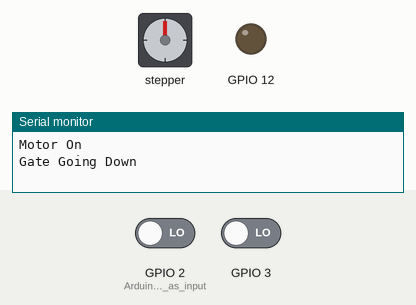
Simulated run of this sketch. Board: ESP32. On the bench: stepper motor, output pins drawn as LEDs (lit = HIGH), the last lines printed to the serial monitor. Wiring (inferred from the names in the program): stepper motor driver (200 steps per turn assumed): step GPIO 4; direction GPIO 5. Inputs (shaded band) come from the test bench; at power-on: GPIO 2 (Arduino_pin_D2_as_input) LOW, GPIO 3 LOW. Pins used as bus, display or sensor lines are not drawn.

Above: at 16.2 s.
16.3 s: GPIO 2 (Arduino_pin_D2_as_input) driven HIGH
At 20.5 s:
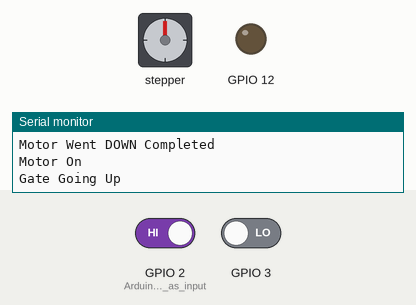
31.3 s: GPIO 2 (Arduino_pin_D2_as_input) driven LOW
46.3 s: GPIO 2 (Arduino_pin_D2_as_input) driven HIGH
At 60.5 s:
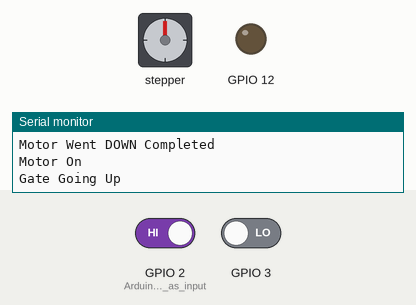
Timing chart, 0 to 80.3 s (numbered marks = the images above; inputs shaded):
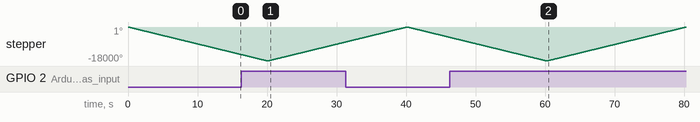

The sketch:

Water_Gate_Motor.ino
```cpp
int stepPin = 4;
int directionPin = 5;

void setup() {
  Serial.begin(9600);
  pinMode(3, INPUT);
  pinMode(2, INPUT);    // Arduino pin D2 as input
  pinMode(12, OUTPUT);
  pinMode(stepPin, OUTPUT);
  pinMode(directionPin, OUTPUT);
}

void loop() {
  int mainSignal = digitalRead(3);
  if (mainSignal == HIGH ||  mainSignal == LOW ) {
    Serial.println("Motor On");
    int signal = digitalRead(2);  // Read signal from ESP32
    if (signal == HIGH) {

      Serial.println("Gate Going Up");
      digitalWrite(directionPin, HIGH);
      for (int stepCount = 1; stepCount <= 10000; stepCount++) {
        digitalWrite(stepPin, HIGH);
        delayMicroseconds(1000);
        digitalWrite(stepPin, LOW);
        delayMicroseconds(1000);
      }
      Serial.println("Motor Went UP Completed");
    } else {
      Serial.println("Gate Going Down");
      digitalWrite(directionPin, LOW);
      for (int stepCount = 1; stepCount <= 10000; stepCount++) {
        digitalWrite(stepPin, HIGH);
        delayMicroseconds(1000);
        digitalWrite(stepPin, LOW);
        delayMicroseconds(1000);
      }
      Serial.println("Motor Went DOWN Completed");
    }
  } else {
    Serial.println("Motor Off");
    delay(500);
  }
}
```
